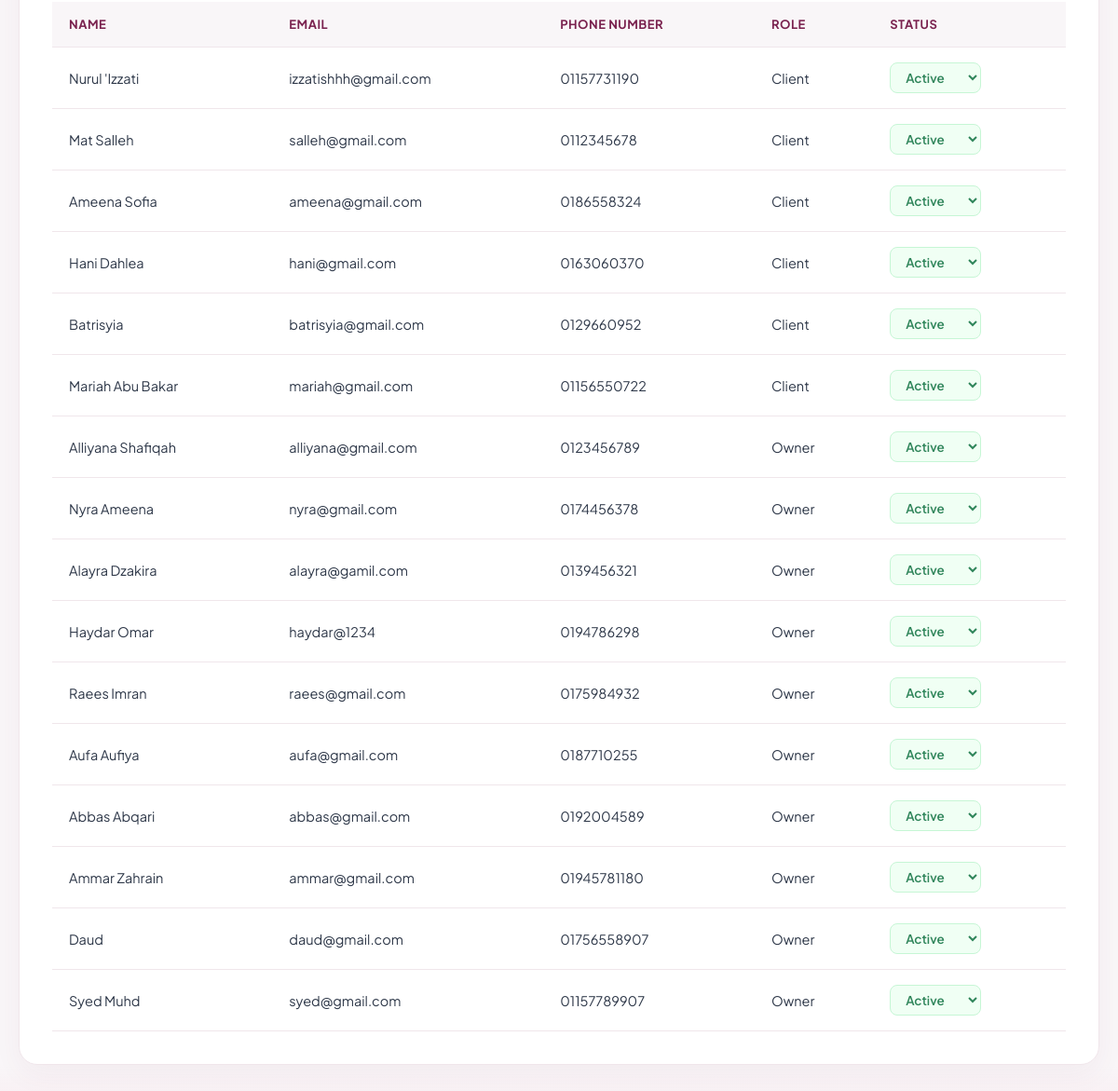
The page /Admin/admin_users.php (lower part) on the database as committed earlier.
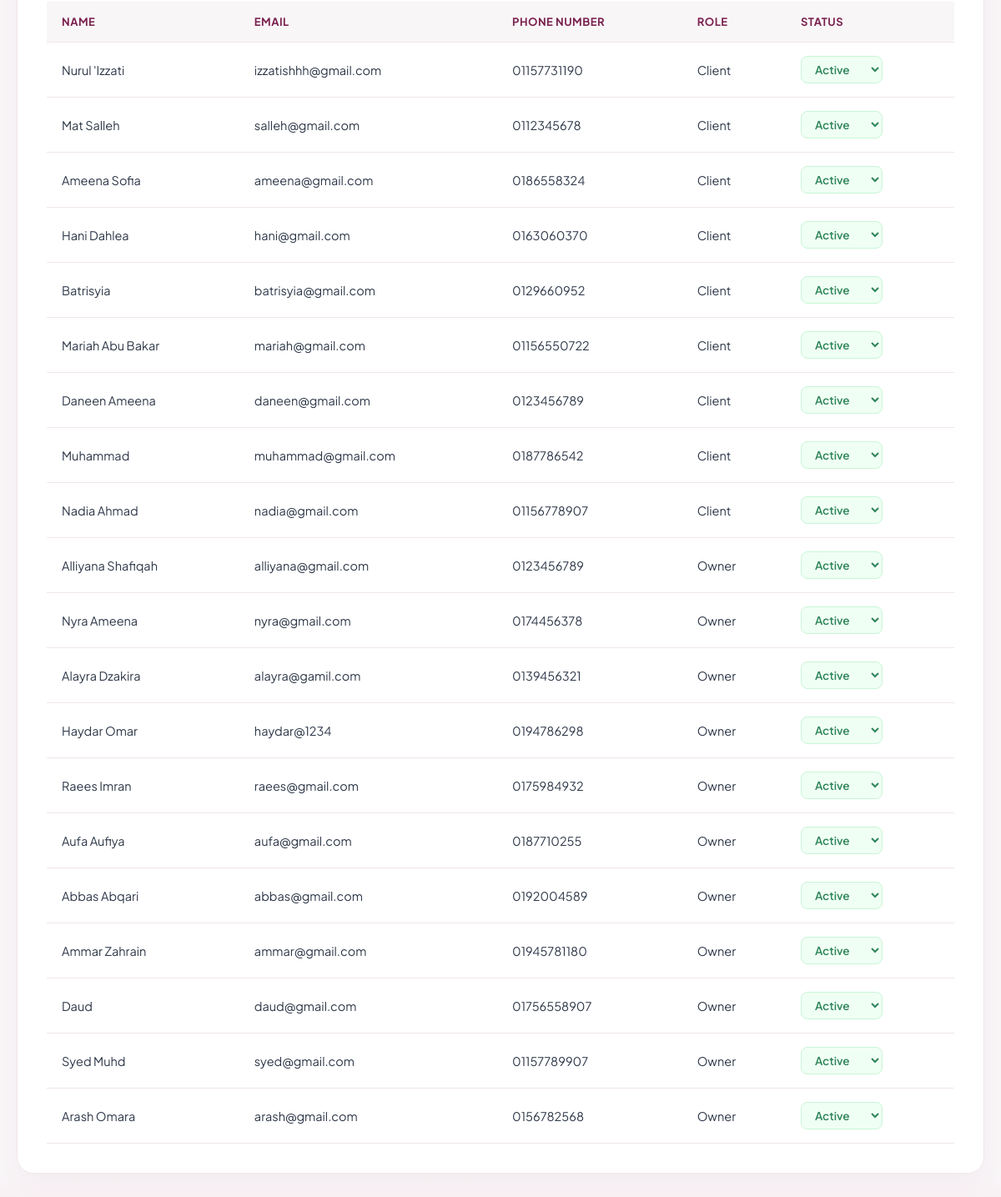
The same page on the database as committed later.
### tables this page shows
CREATE TABLE `client` (
  `client_id` int(11) NOT NULL,
  `client_name` varchar(100) NOT NULL,
  `client_email` varchar(100) NOT NULL,
  `client_phonenum` varchar(20) NOT NULL,
  `client_password` varchar(255) NOT NULL,
  `client_role` varchar(20) NOT NULL,
  `client_status` varchar(50) NOT NULL DEFAULT 'Active'
);

CREATE TABLE `venue_owner` (
  `owner_id` int(11) NOT NULL,
  `owner_name` varchar(100) NOT NULL,
  `owner_email` varchar(100) NOT NULL,
  `owner_phonenum` varchar(20) NOT NULL,
  `owner_password` varchar(255) NOT NULL,
  `owner_role` varchar(20) NOT NULL,
  `owner_status` varchar(20) NOT NULL
);

### Admin/admin_users.php (the view, shortened to what this page needs)
<?php
include('db_connection.php');
$query_client = "SELECT * FROM client";
$result_client = mysqli_query($conn, $query_client);
$query_owner = "SELECT * FROM venue_owner";
$result_owner = mysqli_query($conn, $query_owner);
$users_list = [];
if ($result_client && mysqli_num_rows($result_client) > 0) {
    while ($row = mysqli_fetch_assoc($result_client)) {
        $status = isset($row['client_status']) ? $row['client_status'] : (isset($row['status']) ? $row['status'] : 'Active');
        $users_list[] = [
            'name'  => $row['client_name'],
            'email' => $row['client_email'],
            'phone' => $row['client_phonenum'],
            'role'  => 'Client',
            'status' => $status
        ];
    }
}
if ($result_owner && mysqli_num_rows($result_owner) > 0) {
    while ($row = mysqli_fetch_assoc($result_owner)) {
        $status = isset($row['owner_status']) ? $row['owner_status'] : (isset($row['status']) ? $row['status'] : 'Active');
        $users_list[] = [
            'name'  => $row['owner_name'],
            'email' => $row['owner_email'],
            'phone' => $row['owner_phonenum'],
            'role'  => 'Owner',
            'status' => $status
        ];
    }
}
?>
<!DOCTYPE html>
<html lang="en">
<head>
    <link rel="stylesheet" href="https://cdnjs.cloudflare.com/ajax/libs/font-awesome/6.4.0/css/all.min.css">
</head>
<body>
    <div class="container">
        <div class="content-section" style="display: block;">
            <div id="view-list" style="display: block;">
                <table id="table-users">
                    <thead>
                        <tr>
                            <th>Name</th>
                            <th>Email</th>
                            <th>Phone Number</th>
                            <th>Role</th>
                            <th>Status</th>
                        </tr>
                    </thead>
                    <tbody>
                        <?php
                        if (!empty($users_list)) {
                            foreach ($users_list as $user) {
                                $currentStatus = ucfirst(strtolower(trim($user['status'])));
                                $statusClass = ($currentStatus === 'Inactive') ? 'status-inactive' : 'status-active';
                        ?>
                                <tr>
                                    <td><?php echo htmlspecialchars($user['name']); ?></td>
                                    <td><?php echo htmlspecialchars($user['email']); ?></td>
                                    <td><?php echo htmlspecialchars($user['phone']); ?></td>
                                    <td><?php echo htmlspecialchars($user['role']); ?></td>
                                    <td>
                                        <select class="status-select <?php echo $statusClass; ?>"
                                                data-email="<?php echo htmlspecialchars($user['email']); ?>"
                                                data-role="<?php echo htmlspecialchars($user['role']); ?>"
                                                onchange="updateStatusStyle(this)">
                                            <option value="Active" style="color: #2f855a;" <?php echo ($currentStatus === 'Active' || $currentStatus === '') ? 'selected' : ''; ?>>Active</option>
                                        </select>
                                    </td>
                                </tr>
                        <?php
                            }
                        } else {
                            echo "<tr><td colspan='5' style='text-align:center;'>No users found.</td></tr>";
                        }
                        ?>
                    </tbody>
                </table>
            </div>
        </div>
    </div>
</body>
</html>

Rows that differ between the two databases and show on the page:
added client: client_name "Daneen Ameena", client_email "daneen@gmail.com", client_phonenum "0123456789", role "Client", client_status+client_email "Active"
added client: client_name "Muhammad", client_email "muhammad@gmail.com", client_phonenum "0187786542", role "Client", client_status+client_email "Active"
added client: client_name "Nadia Ahmad", client_email "nadia@gmail.com", client_phonenum "01156778907", role "Client", client_status+client_email "Active"
added venue_owner: owner_name "Arash Omara", owner_email "arash@gmail.com", owner_phonenum "0156782568", role "Owner", owner_status+owner_email "Active"
